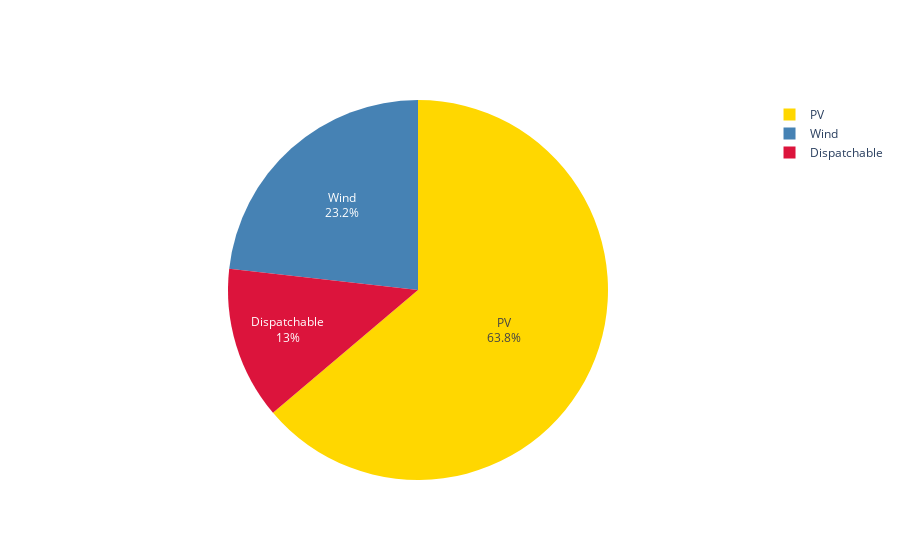

Here is the notebook cell this chart was saved with:
### Code cell
plot_pie_energy([E_wind, E_pv, E_dispatch],  country_name, names = ['Wind', 'PV', 'Dispatchable'],colors_dict = colors_dict, savefig=False)

### Figure 1 — Plotly figure (JSON) as saved in the notebook; plotly's stock layout.template omitted (floating-point values rounded to 4 significant figures)
{"data": [{"labels": ["Wind", "PV", "Dispatchable"], "marker": {"colors": ["steelblue", "gold", "crimson"]}, "textinfo": "label+percent", "type": "pie", "values": [134.5, 369.9, 75.18]}], "layout": {}}
